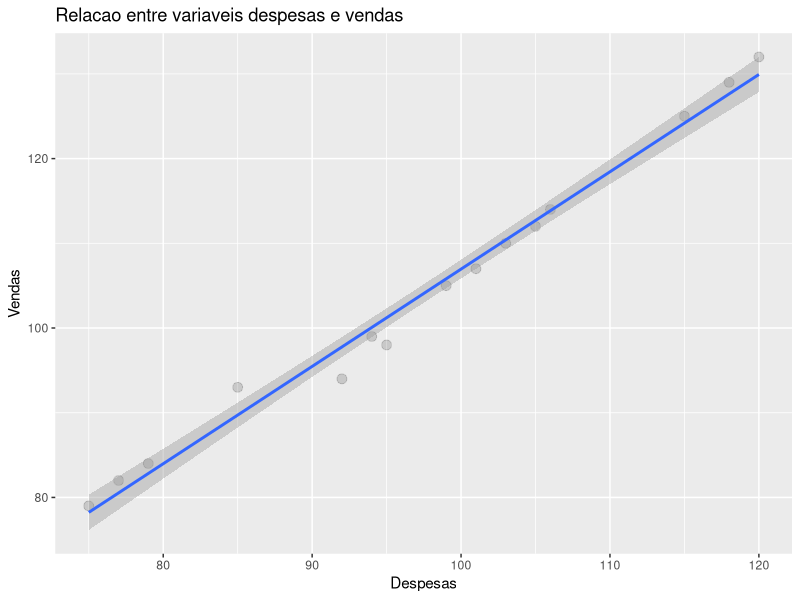

Generate this figure with R:
## ---- chunk 1
knitr::opts_chunk$set(echo = TRUE)

library(readxl)
library(knitr)

dados = read_excel("fonte.xlsx", sheet = "Receita")
## ---- chunk 2

library(ggplot2)

ggplot(dados, aes(x = Despesas, y = Vendas)) +
  geom_point(alpha = 0.15, size = 3) +
  labs(title = "Relacao entre variaveis despesas e vendas") +
  geom_smooth(method = "lm")

## ---- chunk 3
x = dados$Despesas
y = dados$Vendas
corr = round(cor(x, y), 2)

corr
## ---- chunk 4
modelo = lm(y ~ x) 
resumo = summary(modelo)

library(knitr)

print("Equacao")
# Para obter os coeficientes com duas casas decimais
kable(round(resumo$coefficients,2), caption = "Equacao de regressao")

print("Limites")
# Para obter os LI e LS dos coeficientes com duas casas decimais
kable(round(confint(modelo, level = 0.95),2), caption = "Limites")

# LEGENDA
# x -> coef angular (a do y = ax + b)
# (intercept) -> coef linear ou intercecao (b do y = ax + b)
## ---- chunk 5
newdata = data.frame(x = c(1000))

prev_data = predict(modelo, newdata, interval = "confidence", level = 0.95)

kable(prev_data, caption="Valores de previsao")
